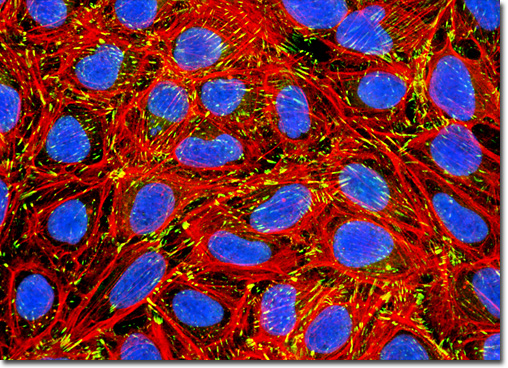
#> input picture HW1A/Bone_cells.jpg, 508 x 368 px, found by its file name
$ python rgb2binary.py Bone_cells.jpg Bone_cells.jpg 100
#> lines starting #> are read from the running program, lines starting #| are printed output that depends on the picture; after the words box and inside, x2 and y2 are one past the last pixel; in counts of white or black regions, pixels touching at a corner belong together
'''Program to Binarize Image Based on Blue Channel'''
import os
import sys
import cv2 as cv

#Get paths for input and output images and threshold value
srcDir = os.path.dirname(os.path.abspath(__file__))
inPath = str(srcDir + '\\' + sys.argv[1])
outPath = str(srcDir + '\\' + sys.argv[2])
threshold = int(sys.argv[3])

#Read in source image and get size
img = cv.imread(inPath)
#> img is the input picture: shape (368, 508, 3); mean B, G, R 57.6, 46.8, 115.9
imgHeight, imgWidth = img.shape[:2]
#> imgHeight = 368; imgWidth = 508

#Iterate through image and modify each pixel by blue threshold
for y in range(imgHeight):
    for x in range(imgWidth):
        if (img[y][x][0] > threshold):
            img[y][x][0] = 255
            img[y][x][1] = 255
            img[y][x][2] = 255
        else:
            img[y][x][0] = 0
            img[y][x][1] = 0
            img[y][x][2] = 0
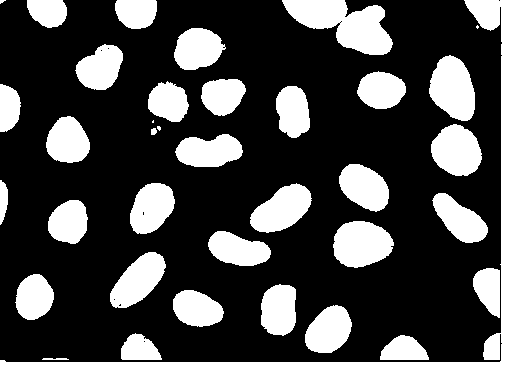
#> img: shape (368, 508, 3); 27.5% white; 37 white regions (4 under 20 px), largest, box (x1, y1, x2, y2) and area: (0, 0, 508, 368) 6769, (282, 0, 393, 55) 3443, (429, 55, 475, 121) 2190

#Display image
cv.imshow("Cells", img)
cv.waitKey(0)
cv.destroyAllWindows()

#Save blue binarization image
cv.imwrite(outPath, img)
